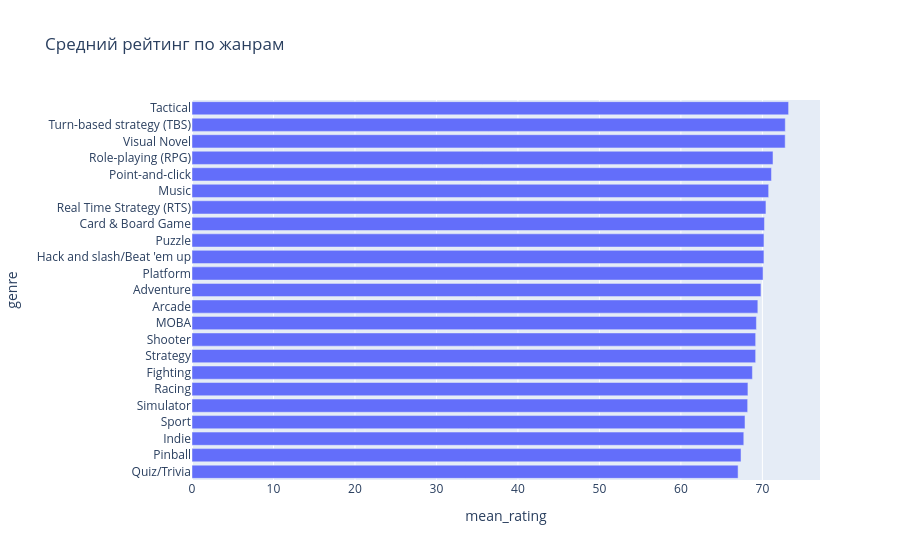

This figure's notebook cell:
### Code cell
graph_rating_genre = pd.DataFrame(box_by_years)
graph_rating_genre = graph_rating_genre.sort_values('mean_rating')
pltexp.bar(graph_rating_genre, x='mean_rating', y='genre', title='Средний рейтинг по жанрам', hover_data=['count'])

### Figure 1 — Plotly figure (JSON) as saved in the notebook; plotly's stock layout.template omitted (floating-point values rounded to 4 significant figures)
{"data": [{"customdata": [[148], [56], [8280], [1749], [4336], [1423], [1268], [4515], [4049], [41], [2695], [10195], [3137], [1259], [3710], [465], [818], [453], [1122], [5146], [700], [1007], [818]], "hovertemplate": "mean_rating=%{x}<br>genre=%{y}<br>count=%{customdata[0]}<extra></extra>", "legendgroup": "", "marker": {"color": "#636efa", "pattern": {"shape": ""}}, "name": "", "orientation": "h", "showlegend": false, "textposition": "auto", "type": "bar", "x": [67.02, 67.38, 67.72, 67.86, 68.19, 68.23, 68.77, 69.17, 69.17, 69.27, 69.44, 69.82, 70.08, 70.19, 70.2, 70.25, 70.44, 70.77, 71.11, 71.3, 72.8, 72.81, 73.22], "xaxis": "x", "y": ["Quiz/Trivia", "Pinball", "Indie", "Sport", "Simulator", "Racing", "Fighting", "Strategy", "Shooter", "MOBA", "Arcade", "Adventure", "Platform", "Hack and slash/Beat 'em up", "Puzzle", "Card & Board Game", "Real Time Strategy (RTS)", "Music", "Point-and-click", "Role-playing (RPG)", "Visual Novel", "Turn-based strategy (TBS)", "Tactical"], "yaxis": "y"}], "layout": {"barmode": "relative", "legend": {"tracegroupgap": 0}, "title": {"text": "Средний рейтинг по жанрам"}, "xaxis": {"anchor": "y", "domain": [0, 1], "title": {"text": "mean_rating"}}, "yaxis": {"anchor": "x", "domain": [0, 1], "title": {"text": "genre"}}}}
